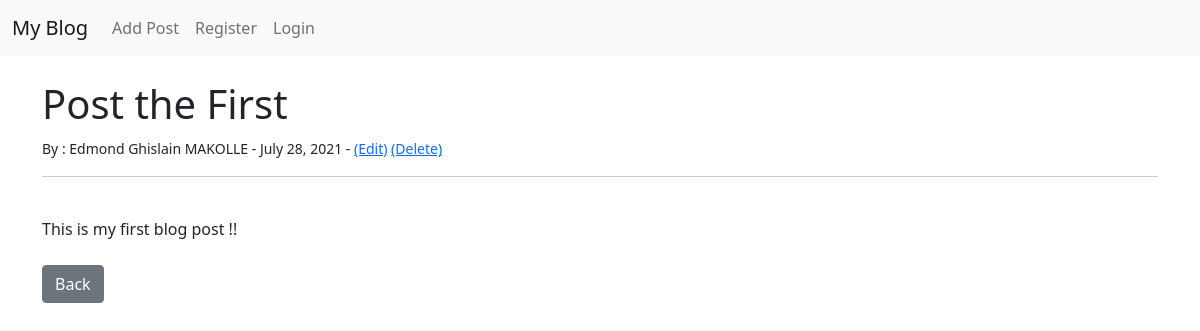
The app's page /article/1 with its own data.
### theblog/models.py (models this page shows, shortened)
class Post (models.Model):
    title = models.CharField(max_length=255)
    author = models.ForeignKey(User, on_delete=models.CASCADE)
    body = models.TextField()
    post_date = models.DateField(auto_now_add=True)

### theblog/views.py (the view)
# urls.py: path('article/<int:pk>', ArticleDetailView.as_view(), name="article-detail"),
class ArticleDetailView(DetailView):
    model = Post
    template_name = 'article_details.html'

### theblog/templates/article_details.html (shortened to what this page needs)
{% extends 'base.html' %}
{% block content %}
    <h1> {{ post.title }} </h1>
    <small>By :
        {{ post.author.first_name }}
        {{ post.author.last_name }} -
        {{ post.post_date }} -
        <a href="{% url 'edit-post' post.pk %}">(Edit)</a>
        <a href="{% url 'delete-post' post.pk %}">(Delete)</a>
    </small><br>
    <hr>
    <br>
    {{ post.body }}
    <br><br>
    <a href="{% url 'home' %}" class="btn btn-secondary">Back</a>
{% endblock %}

### records on screen
Post: title "Post the First", author.first_name "Edmond Ghislain", author.last_name "MAKOLLE", post_date "July 28, 2021", body "This is my first blog post !!"
